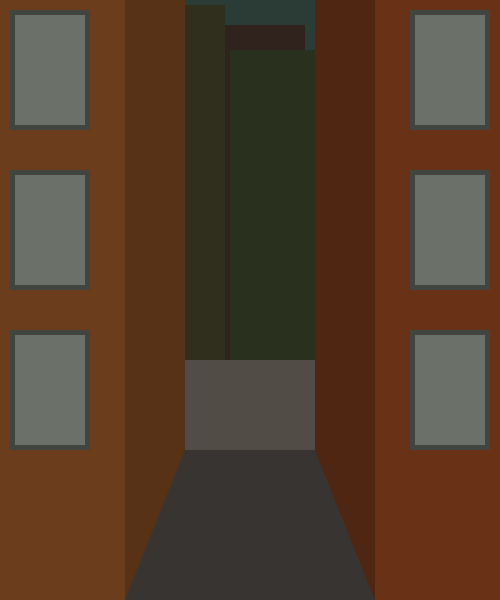
Frame 1 (no input)
Frame 60 (no input): identical to frame 1, image omitted
Frame 120 (the mouse pressed at the canvas centre since frame 60): identical to frame 1, image omitted

The p5.js sketch that drew this single still picture (run headless with seeded random() and noise() and a simulated clock; from frame 60 on, the mouse is pressed at the canvas centre):

// p5.js sketch
// ── sketch.js
function setup() {
  createCanvas(500, 600);
  noStroke();
}

function draw() {
  // set up ground and sky
  background(43, 59, 53);
  fill(82, 76, 71);
  rect(0, height * 0.6, 500, height * 0.4);
  fill(56, 52, 49);
  rect(0, 450, width, 200);

  // background buildings
  fill(48, 35, 29);
  rect(205, 25, 100, 335);
  
  fill(48, 47, 29);
  rect(125, 5, 100, 355);

  fill(41, 48, 29);
  rect(230, 50, 110, 310);

  // front of close buildings: left, right 
  fill(107, 61, 29);
  rect(0, 0, width * 0.25, 600);

  fill(105, 50, 22);
  rect(width * 0.75, 0, width * 0.25, 600);

  // sides of close buildings: left, right
  fill(87, 50, 23);
  rect(width * 0.25, 0, 60, 450);
  fill(87, 50, 23);
  triangle(125, 450, 185, 450, 125, 600);

  fill(79, 38, 17);
  rect(315, 0, 60, 450);
  fill(79, 38, 17);
  triangle(315, 450, 375, 450, 375, 600);

  // window frames
  fill(65, 69, 64)
  rect(10, 10, 80, 120);
  rect(10, 170, 80, 120);
  rect(10, 330, 80, 120);
  rect(410, 10, 80, 120);
  rect(410, 170, 80, 120);
  rect(410, 330, 80, 120);

  // windows for close buildings
  fill(107, 112, 105);
  rect(15, 15, 70, 110);
  rect(15, 175, 70, 110);
  rect(15, 335, 70, 110);
  rect(415, 15, 70, 110);
  rect(415, 175, 70, 110);
  rect(415, 335, 70, 110);
}
// ── style.css
html, body {
  margin: 0;
  padding: 0;
  background-color: black;
}
canvas {
  display: block;
  padding-left: 7%;
}

h1 {
  text-align: center;
  color: darkred ;
  font-weight: 1000;
}

p{
  padding-left: 5%;
  color:gray ; 
  font-weight: 600;
  padding-right: 30%;
}

a{
  color:firebrick;
}
